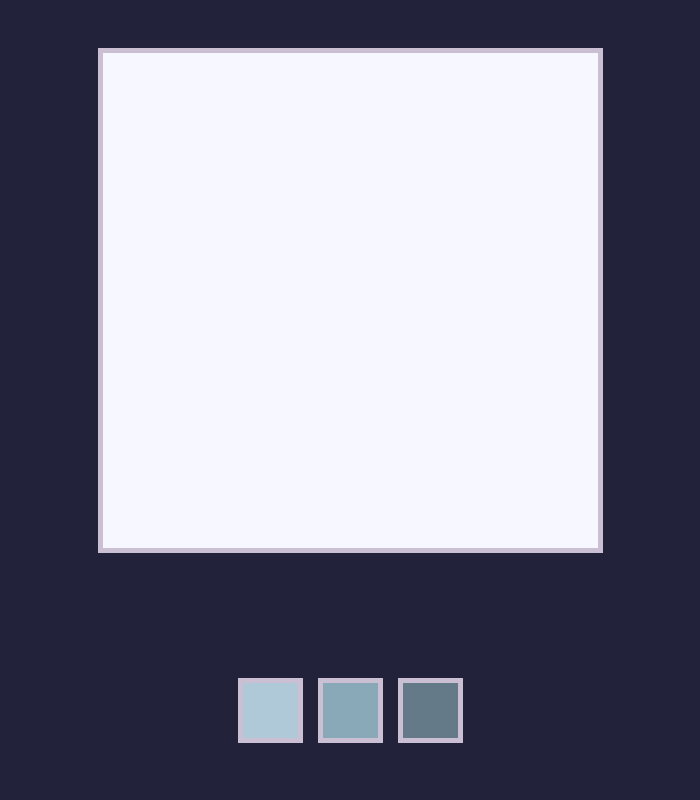
Frame 1 (no input)
Frame 60 (the mouse pressed at the canvas centre just before this capture): identical to frame 1, image omitted
Frame 120 (the mouse held since frame 60 and released just before this capture): identical to frame 1, image omitted

The Processing sketch that drew this single still picture (run headless with seeded random() and noise(); from frame 60 on, the mouse is pressed at the canvas centre):

// Processing sketch: sketch_260402a
// ── sketch_260402a.pde
// --- COLORS --- 
color thistle = #CBC0D3;
color white   = #F7F7FF;
color sky     = #AFC9D8;
color steel   = #89A9B8;
color slate   = #647A88;
color black   = #22223B; 

// --- VARIABLES ---
color selectedColor;
int btnSize = 60;

int centerX;
int btnY;

void setup() {
  size(700, 800);
  strokeWeight(5);
  selectedColor = white;

  centerX = width / 2;
  btnY = height - 120;   
}

void draw() {
  background(black);

  drawButton(centerX - 110, btnY, sky);
  drawButton(centerX - 30,  btnY, steel);
  drawButton(centerX + 50,  btnY, slate);

  // --- INDICATOR CANVAS ---
  stroke(thistle);
  fill(selectedColor);
  square(100, 50, 500);
}

// --- BUTTON FUNCTION---
void drawButton(int x, int y, color c) {
  if (isHovering(x, y, btnSize)) {
    stroke(white);
  } else {
    stroke(thistle);
  }

  fill(c);
  square(x, y, btnSize);
}

// ---TACTILE ---
boolean isHovering(int x, int y, int size) {
  return mouseX > x && mouseX < x + size &&
         mouseY > y && mouseY < y + size;
}

void mouseReleased() {

  if (isHovering(centerX - 110, btnY, btnSize)) {
    selectedColor = sky;
  }

  if (isHovering(centerX - 30, btnY, btnSize)) {
    selectedColor = steel;
  }

  if (isHovering(centerX + 50, btnY, btnSize)) {
    selectedColor = slate;
  }
}
